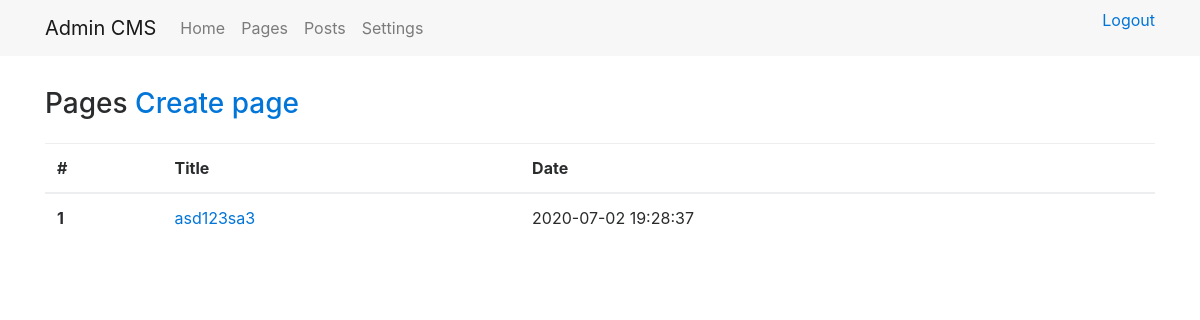
The page /admin/pages/ (signed in) on the database its author committed.
### tables this page shows
CREATE TABLE `page` (
  `id` int(11) NOT NULL,
  `title` varchar(255) NOT NULL,
  `content` text NOT NULL,
  `date` timestamp NOT NULL DEFAULT CURRENT_TIMESTAMP
);

### engine/Core/Template/View.php (called while the page is built, shortened)
<?php
class View
{
    public $di;
    public function __construct(DI $di)
    {
        $this->di    = $di;
    }
    public function render($template, $data = [])
    {
        $templatePath = $this->getTemplatePath($template, ENV);
        $data['lang'] = $this->di->get('language');
        extract($data);
        try {
            require($templatePath);
        } catch (\Exception $e){
            ob_end_clean();
            throw $e;
        }
    }
    private function getTemplatePath($template, $env = null)
    {
        return path('view') . '/' . $template . '.php';
    }
}

### admin/Controller/PageController.php (called while the page is built, shortened)
<?php
class PageController extends AdminController
{
    public function listing()
    {
        $this->data['pages'] = $this->model->page->getPages();
        $this->view->render('pages/list', $this->data);
    }
}

### engine/Cms.php (called while the page is built, shortened)
<?php
class Cms
{
    private $di;
    public $router;
    public function __construct($di)
    {
        $this->di = $di;
        $this->router = $this->di->get('router');
    }
    public function run()
    {
        try {
            $routerDispatch = $this->router->dispatch(Common::getMethod(), Common::getPathUrl());
            list($class, $action) = explode(':', $routerDispatch->getController(), 2);
            $parameters = $routerDispatch->getParameters();
            call_user_func_array([new $controller($this->di), $action], $parameters);
        }catch (\Exception $e){
            echo $e->getMessage();
            exit;
        }
    }
}

### engine/bootstrap.php (called while the page is built, shortened)
<?php
require_once __DIR__ . '/Function.php';
try{
    $di = new DI();
    $di->set('model', []);
    $cms = new Cms($di);
    $cms->run();
}catch (\ErrorException $e) {
    echo $e->getMessage();
}

### admin/index.php (called while the page is built, shortened)
<?php
require_once '../engine/bootstrap.php';

### engine/Core/Database/Connection.php (called while the page is built, shortened)
<?php
class Connection
{
    private $link;
    private function connect()
    {
        $config = Config::group('database');
        $dsn = 'mysql:host='.$config['host'].';dbname='.$config['db_name'].';charset='.$config['charset'];
        $this->link = new PDO($dsn, $config['username'], $config['password']);
        return $this;
    }
    public function query($sql, $values = [], $statement = PDO::FETCH_OBJ)
    {
        $sth = $this->link->prepare($sql);
        $sth->execute($values);
        $result = $sth->fetchAll($statement);
        return $result;
    }
}

### engine/Core/Config/Repository.php (called while the page is built, shortened)
<?php
class Repository
{
    protected static $stored = [];
    public static function store($group, $key, $data)
    {
        if (!isset(static::$stored[$group]) || !is_array(static::$stored[$group])) {
            static::$stored[$group] = [];
        }
        static::$stored[$group][$key] = $data;
    }
    public static function retrieveGroup($group)
    {
        return isset(static::$stored[$group]) ? static::$stored[$group] : false;
    }
}

### engine/Function.php (called while the page is built, shortened)
<?php
function path($section)
{
    $pathMask = ROOT_DIR . DS . '%s';
    switch (strtolower($section))
    {
        case 'config':
            return sprintf($pathMask, 'Config');
        case 'view':
            return sprintf($pathMask, 'View');
    }
}

### engine/Core/Config/Config.php (called while the page is built, shortened)
<?php
class Config
{
    public static function group($group)
    {
        return Repository::retrieveGroup($group);
    }
    public static function file($group = 'main')
    {
        $path = path('config') . DS . $group . '.php';
        if (file_exists($path)) {
            $items = include $path;
            if (is_array($items)) {
                return true;
            }
        }
        return false;
    }
}

### admin/Config/database.php (called while the page is built)
<?php
return [
	'host'     => 'localhost',
	'db_name'  => 'cms',
	'username' => 'root',
	'password' => '',
	'charset'  => 'utf8',
];

### admin/Model/Page/PageRepository.php (called while the page is built, shortened)
<?php
class PageRepository extends Model
{
    public function getPages()
    {
        $sql = $this->queryBuilder->select()
            ->from('page')
            ->orderBy('id', 'DESC')
            ->sql();
        return $this->db->query($sql);
    }
}

### engine/Controller.php (called while the page is built, shortened)
<?php
abstract class Controller
{
    protected $di;
    public function __construct(DI $di)
    {
        $this->di      = $di;
    }
    public function __get($key)
    {
        return $this->di->get($key);
    }
}

### engine/DI/DI.php (called while the page is built, shortened)
<?php
class DI
{
    private $container = [];
    public function set($key, $value)
    {
        $this->container[$key] = $value;
        return $this;
    }
    public function get($key)
    {
        return $this->has($key);
    }
    public function has($key)
    {
        return isset($this->container[$key]) ? $this->container[$key] : null;
    }
}

### engine/Model.php (called while the page is built, shortened)
<?php
abstract class Model
{
    public function __construct(DI $di)
    {
        $this->di      = $di;
        $this->db      = $this->di->get('db');
        $this->queryBuilder = new QueryBuilder();
    }
}

### engine/Core/Database/QueryBuilder.php (called while the page is built, shortened)
<?php
class QueryBuilder
{
    protected $sql = [];
    public function select($fields = '*')
    {
        $this->sql['select'] = "SELECT {$fields} ";
        return $this;
    }
    public function from($table)
    {
        $this->sql['from'] = "FROM {$table} ";
        return $this;
    }
    public function orderBy($field, $order)
    {
        $this->sql['order_by'] = "ORDER BY {$field} {$order}";
        return $this;
    }
    public function sql()
    {
        $sql = '';
        if(!empty($this->sql)) {
            foreach ($this->sql as $key => $value) {
                if ($key == 'where') {
                    $sql .= ' WHERE ';
                    foreach ($value as $where) {
                        $sql .= $where;
                        if (count($value) > 1 and next($value)) {
                            $sql .= ' AND ';
                        }
                    }
                } else {
                    $sql .= $value;
                }
            }
        }
        return $sql;
    }
    public function reset()
    {
        $this->sql    = [];
    }
}

### admin/View/pages/list.php (the view, shortened to what this page needs)
<main>
    <div class="container">
        <div class="row">
            <div class="col page-title">
                <h3>
                    Pages
                    <a href="/admin/pages/create/">Create page</a>
                </h3>
            </div>
        </div>
        <table class="table">
            <thead>
            <tr>
                <th>#</th>
                <th>Title</th>
                <th>Date</th>
            </tr>
            </thead>
            <tbody>
            <?php foreach($pages as $page): ?>
            <tr>
                <th scope="row">
                    <?= $page->id ?>
                </th>
                <td>
                    <a href="/admin/pages/edit/<?= $page->id ?>">
                        <?= $page->title ?>
                    </a>
                </td>
                <td>
                    <?= $page->date ?>
                </td>
            </tr>
            <?php endforeach; ?>
            </tbody>
        </table>
    </div>
</main>

### admin/Assets/css/dashboard.css (style rules this page uses)
.page-title { padding-top: 2rem; padding-bottom: 1rem; }

### rows shown on the page
page: id "1", title "asd123sa3", date "2020-07-02 19:28:37"

### other values the page prints
$lang->dashboardMenu[$key] "Home"
$lang->dashboardMenu[$key] "Pages"
$lang->dashboardMenu[$key] "Posts"
$lang->dashboardMenu[$key] "Settings"
